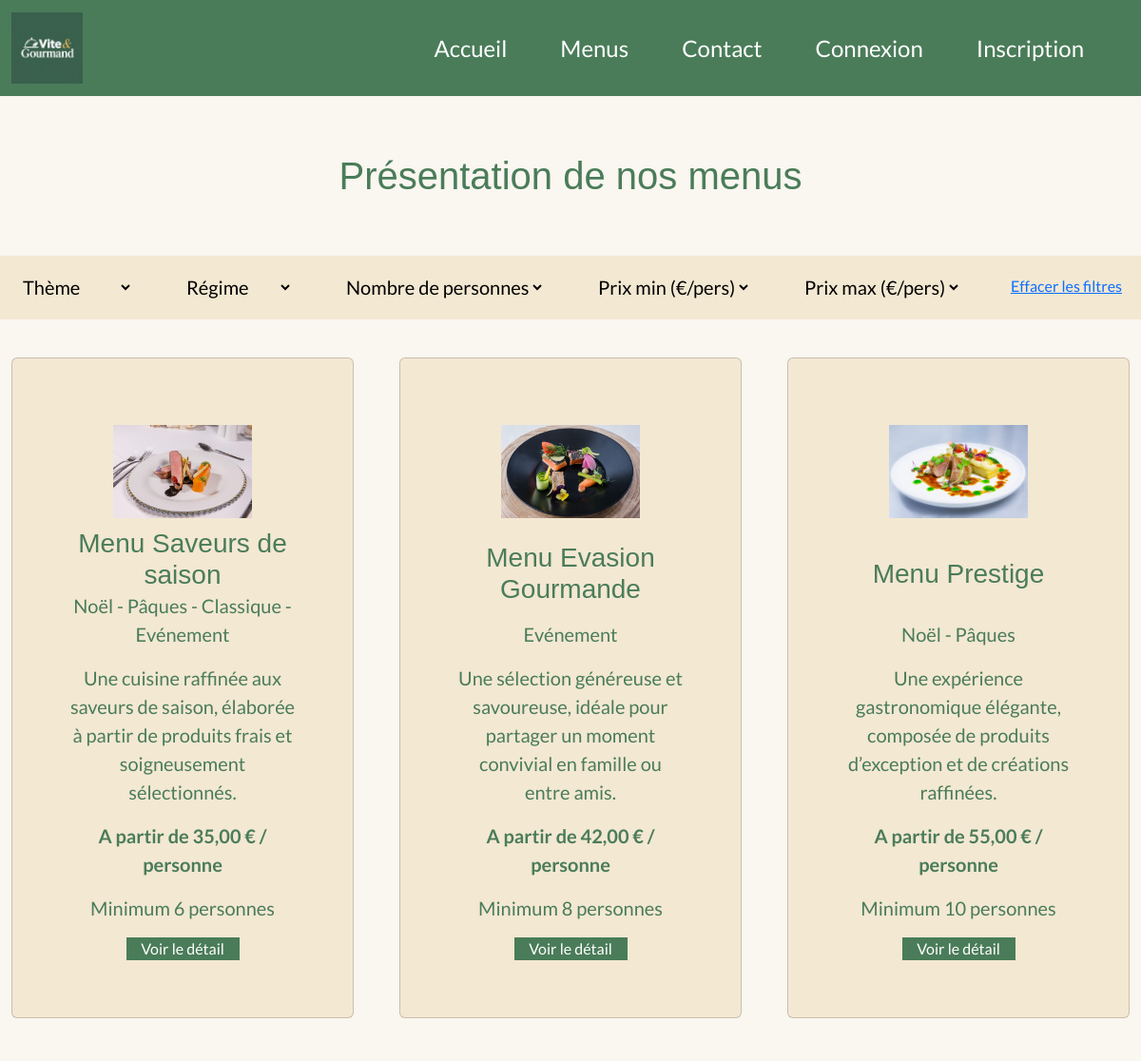
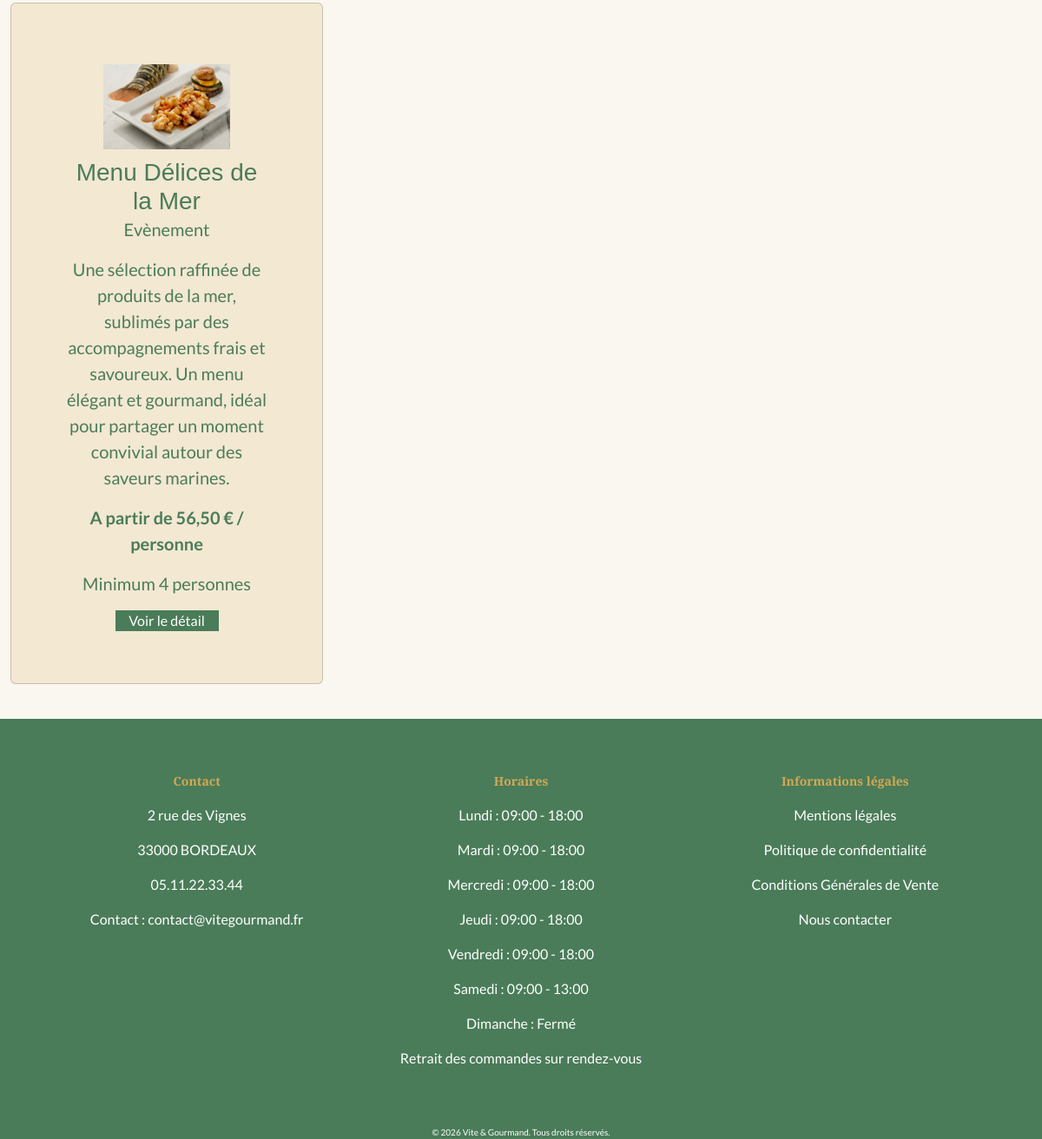
The page /?page=menus on the database its author committed (2 pictures, top to bottom).
### tables this page shows
CREATE TABLE IF NOT EXISTS menus 
(
id INT NOT NULL PRIMARY KEY AUTO_INCREMENT,
nomMenu VARCHAR (250) NOT NULL,
description VARCHAR (250) NOT NULL,
theme VARCHAR (250) NOT NULL,
nbPersonneMin INTEGER NOT NULL,
prix FLOAT NOT NULL,
conditions VARCHAR (250) NOT NULL,
regime VARCHAR (250) NOT NULL,
allergenes VARCHAR (250) NOT NULL,
stock INTEGER NOT NULL,
image VARCHAR (250) NOT NULL
);

CREATE TABLE IF NOT EXISTS horaires 
(
id INT NOT NULL PRIMARY KEY AUTO_INCREMENT,
jour VARCHAR (15) NOT NULL,
heureDebut TIME  NULL,
heureFin TIME  NULL,
ouvert BOOLEAN DEFAULT 1
);

### src/Controller/MenuController.php (called while the page is built, shortened)
<?php
class MenuController
{
    private MenuRepository $menuRepository;
    public function __construct(MenuRepository $menuRepository)
    {
        $this->menuRepository = $menuRepository;
    }
    public function showPublicMenus(): void
    {
        $menus = $this->menuRepository->findAll();
        require __DIR__ . '/../../templates/menus.php';
    }
}

### src/Repository/MenuRepository.php (called while the page is built, shortened)
<?php
class MenuRepository
{
    private Database $database;
    public function __construct(Database $database)
    {
        $this->database = $database;
    }
    public function findAll(): array {
        $pdo = $this->database->getConnection();
        $menus = $pdo->prepare("SELECT id, nomMenu, theme, prix, `description`, nbPersonneMin, `image`, regime, stock FROM menus ;
        ");
        $menus->execute();
        $result = $menus->fetchAll(PDO::FETCH_ASSOC);
        return $result;
    }
}

### src/Repository/HoraireRepository.php (called while the page is built, shortened)
<?php
class HoraireRepository
{
    private Database $database;
    public function __construct(Database $database)
    {
        $this->database = $database;
    }
    public function findAll(): array {
        $pdo = $this->database->getConnection();
        $horaires = $pdo->prepare("SELECT id, jour, heureDebut, heureFin, ouvert FROM horaires ORDER BY id;
        ");
        $horaires->execute();
        $result = $horaires->fetchAll(PDO::FETCH_ASSOC);
        return $result;
    }
}

### templates/menus.php (the view, shortened to what this page needs)
<?php
    require __DIR__ . '/partials/head.php';
?>
<body>
<?php
    require __DIR__ . '/partials/header.php';
?>
<div>
    <h1 class="menu-title">Présentation de nos menus</h1>
</div>
<section class="filter">
    <div>
        <select name="filter-theme" id="filter-theme">
            <option value="">Thème</option>
        </select>
    </div>
    <div>
        <select name="filter-regime" id="filter-regime">
            <option value="">Régime</option>
        </select>
    </div>
    <div>
        <select name="filter-pers" id="filter-pers">
            <option value="">Nombre de personnes</option>
        </select>
    </div>
    <div>
        <select name="filter-min" id="filter-min">
            <option value="">Prix min (€/pers)</option>
        </select>
    </div>
    <div class="filter-inner">
        <select name="filter-max" id="filter-max">
            <option value="">Prix max (€/pers)</option>
        </select>
    </div>
    <div>
        <a href="#">Effacer les filtres</a>
    </div>
</section>
<section class="menu">
    <div class="container-fluid">
    <div class="row row-cols-3 row-cols-md-3 g-5 menus">
<?php foreach ($menus as $menu): ?>
    <div class="col">
        <div class="card h-100">
            <div class="card-inner">
                <div><img src="/images/<?=($menu['image'])?>" alt="Image du <?= htmlspecialchars($menu['nomMenu']) ?>"></div>
                <h3 class="card-title"><?= htmlspecialchars($menu['nomMenu']) ?></h3>
                <p><?= htmlspecialchars($menu['theme']) ?></p>
                <p><?= htmlspecialchars($menu['description']) ?></p>
                <p class="card-price">A partir de <?= htmlspecialchars(number_format($menu['prix'], 2, ',', ' ')) ?> € / personne</p>
                <p class="card-min">Minimum <?= htmlspecialchars((string) $menu['nbPersonneMin']) ?> personnes</p>
                <a href="/?page=menu_details&id=<?= ($menu['id'])?>" class="detail">Voir le détail</a>
            </div>
        </div>
    </div>
<?php endforeach ?>
    </div>
    </div>
</section>
<?php
    require __DIR__ . '/partials/footer.php';
?>
</body>
</html>

### public/index.php (shortened to what this page needs)
<?php
$data = new Database();
$menuRepo = new MenuRepository($data);
$menuController = new MenuController($menuRepo);
if (isset($_GET['page']) && $_GET['page'] === 'menus') {
    $menuController->showPublicMenus();
}

### templates/partials/head.php (shortened to what this page needs)
<!DOCTYPE html>
<html lang="fr">
<head>
    <link rel="stylesheet" href="https://cdnjs.cloudflare.com/ajax/libs/font-awesome/6.5.2/css/all.min.css" />
    <link href="https://cdn.jsdelivr.net/npm/bootstrap@5.3.8/dist/css/bootstrap.min.css" rel="stylesheet">
    <link rel="stylesheet" href="/css/style.css">
</head>

### templates/partials/header.php (shortened to what this page needs)
<nav class="navbar navbar-expand-lg navbar-dark">
    <div class="container-fluid">
        <a class="navbar-brand">
            <img class="logo" src="/images/Logo vite et gourmand 2.png" alt="Logo traiteur Vite et Gourmand" width="75" height="75">
        </a>
        <div class="collapse navbar-collapse" id="navbarNav">
            <ul class="navbar-nav">
                <li class="nav-item">
                    <a class="nav-link" href="/?page=home">Accueil</a>
                </li>
                <li class="nav-item">
                    <a class="nav-link" href="/?page=menus">Menus</a>
                </li>
                <li class="nav-item">
                    <a class="nav-link" href="/?page=contact">Contact</a>
                </li>
                <?php  if((!isset($_SESSION ['user_id']))) :?>
                <li class="nav-item">
                    <a class="nav-link" href="/?page=login">Connexion</a>
                </li>
                <li class="nav-item">
                    <a class="nav-link" href="/?page=register">Inscription</a>
                </li>
                <?php endif ?>
            </ul>
        </div>
    </div>
</nav>

### templates/partials/footer.php (shortened to what this page needs)
<?php
$data = new Database();
$horaireRepo = new HoraireRepository($data);
$horaires = $horaireRepo->findAll();
?>
<footer class="footer">
    <div class="row row-cols-3 row-cols-md-3 g-4 mon-footer">
        <div class="col">
            <h3 class="footer-title">Contact</h3>
            <div class="footer-inner">
                <p>2 rue des Vignes</p>
                <p>33000 BORDEAUX</p>
                <p>05.11.22.33.44</p>
                <p>Contact : contact@vitegourmand.fr</p>
            </div>
        </div>
        <div class="col">
            <h3 class="footer-title">Horaires</h3>
            <div class="footer-inner">
                <?php foreach ($horaires as $horaire): ?>
                    <?php if($horaire['ouvert'] !== 0) : ?>
                    <p><?= htmlspecialchars($horaire['jour']) . ' : ' . htmlspecialchars(substr($horaire['heureDebut'],0,5)) . ' - ' . htmlspecialchars(substr($horaire['heureFin'],0,5))?></p>
                    <?php else :?>
                    <p><?= htmlspecialchars($horaire['jour']) . ' : ' . 'Fermé'?></p>
                    <?php endif ?>
                <?php endforeach ?>
                <p>Retrait des commandes sur rendez-vous</p>
            </div>
        </div>
        <div class="col">
            <h3 class="footer-title">Informations légales</h3>
            <div class="footer-inner">
                <p>Mentions légales</p>
                <p>Politique de confidentialité</p>
                <p>Conditions Générales de Vente</p>
                    <div class="contact">
                        <a class="contact-link" href="/?page=contact">Nous contacter</a>
                    </div>
            </div>
        </div>
    </div>
    <div class="copyright">
        © 2026 Vite & Gourmand. Tous droits réservés.
    </div>
</footer>

### public/css/style.css (style rules this page uses)
* { margin: 0; padding: 0; box-sizing: border-box; }
:root { --primary: #4A7C59; --secondary: #C4714A; --accent: #D4A853; --avis: rgb(243, 232, 210); --bg: #FAF6F0; --text: #2C2C2C; }
html { width: 100%; }
body { background-color: var(--bg); }
[class*="title"] { font-family: Playfair display, sans-serif; color: var(--primary); }
p { font-family: lato, sans-serif; }
[class*="price"] { font-weight: bold; font-size: 20px; }
.navbar { align-items: center; width: 100%; height: auto; background-color: var(--primary); }
.logo { max-width: 150px; max-height: 85px; }
.nav-link { color: white; font-size: 24px; padding: 20px 16px; }
.navbar-collapse { justify-content: flex-end; list-style: none; display: flex; margin-right: 40px; }
ul.navbar-nav { justify-content: space-between; gap: 40px; }
body { font-family: lato, sans-serif; }
.footer { width: 100%; background-color: var(--primary); }
.mon-footer { display: flex; margin: auto; padding: 40px; }
.footer-title { color: var(--accent); font-size: 14px; font-weight: bold; display: flex; justify-content: center; }
.footer-inner { display: flex; flex-direction: column; align-items: center; padding: 10px; color: white; }
.contact-link { color: white; text-decoration: none; font-size: 16px; }
.copyright { display: flex; justify-content: center; font-size: 10px; color: white; }
.menu-title { display: flex; justify-content: center; margin: 40px; padding: 20px; }
.filter { display: flex; justify-content: space-between; padding: 20px; background-color: var(--avis); }
select { border: none; outline: none; background-color: var(--avis); font-size: 20px; }
section.menu { margin-top: 40px; margin-bottom: 40px; }
.card { gap: 40px; padding: 40px; background-color: var(--avis); }
.card-inner { padding: 20px; height: 100%; color: var(--primary); display: flex; flex-direction: column; }
.card img { width: 70%; padding: 10px; display: flex; flex-direction: column; align-items: center; margin: auto; }
.card-title { display: flex; text-align: center; margin: auto; }
.card p { text-align: center; font-size: 20px; }
.card-price { font-weight: bold; font-size: 20px; }
.detail { text-decoration: none; align-self: center; text-align: center; width: 50%; color: white; background-color: var(--primary); }

### rows shown on the page
menus: image (picture), nomMenu "Menu Saveurs de saison", theme "Noël - Pâques - Classique - Evénement", description "Une cuisine raffinée aux saveurs de saison, élaborée à partir de produits frais et soigneusement sélectionnés.", prix "35,00", nbPersonneMin "6"
menus: image (picture), nomMenu "Menu Evasion Gourmande", theme "Evénement", description "Une sélection généreuse et savoureuse, idéale pour partager un moment convivial en famille ou entre amis.", prix "42,00", nbPersonneMin "8"
menus: image (picture), nomMenu "Menu Prestige", theme "Noël - Pâques", description "Une expérience gastronomique élégante, composée de produits d’exception et de créations raffinées.", prix "55,00", nbPersonneMin "10"
menus: image (picture), nomMenu "Menu Délices de la Mer", theme "Evènement", description "Une sélection raffinée de produits de la mer, sublimés par des accompagnements frais et savoureux. Un menu élégant et gourmand, idéal pour partager un moment convivial autour des saveurs marines.", prix "56,50", nbPersonneMin "4"
horaires: jour "Lundi", heureDebut "09:00", heureFin "18:00"
horaires: jour "Mardi", heureDebut "09:00", heureFin "18:00"
horaires: jour "Mercredi", heureDebut "09:00", heureFin "18:00"
horaires: jour "Jeudi", heureDebut "09:00", heureFin "18:00"
horaires: jour "Vendredi", heureDebut "09:00", heureFin "18:00"
horaires: jour "Samedi", heureDebut "09:00", heureFin "13:00"
horaires: jour "Dimanche"
